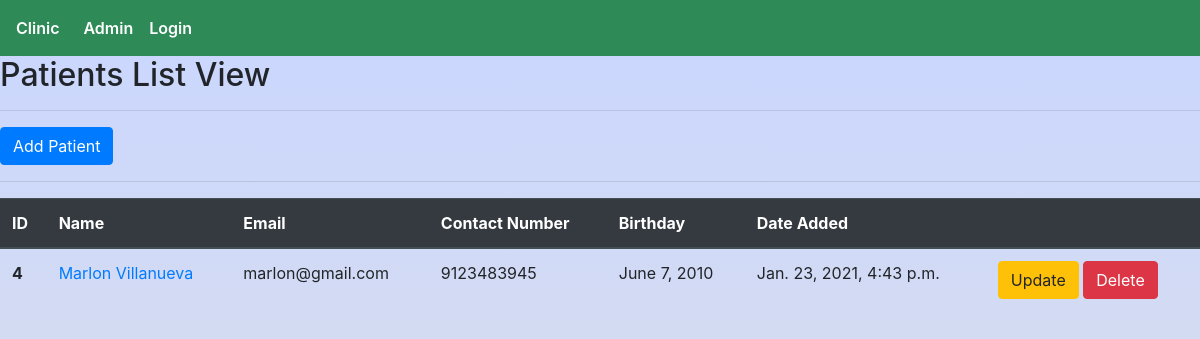
The app's page /patient/list/, older data.
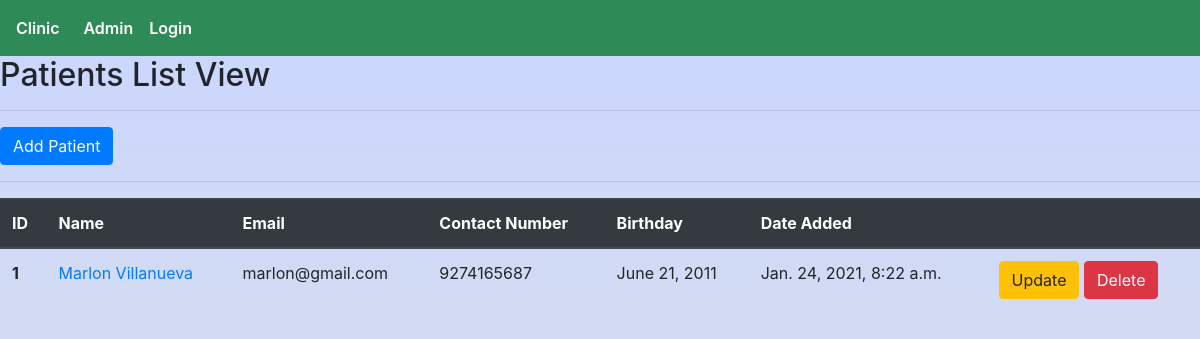
The same page, newer data.
### patient/models.py (models this page shows, shortened)
class Patient(models.Model):
    first_name = models.CharField(max_length=255)
    last_name = models.CharField(max_length=255)
    email = models.EmailField(unique=True)
    contact_number = models.IntegerField()
    birthday = models.DateField()
    created_on = models.DateTimeField(auto_now_add=True)
    profile_picture = models.ImageField(blank=True)

### patient/views.py (the view)
# urls.py: path('list/',views.PatientsListView.as_view(),name='list'),
class PatientsListView(generic.ListView):
    model = Patient
    context_object_name = 'patients'

### templates/patient/patient_list.html
{% extends 'core/base.html' %}
{% block head_block %}
{% load static %}
<link rel="stylesheet" href="#">
{% endblock head_block %}
{% block body_block %}
    <div>
        <h2>Patients List View</h2>
        <hr>
        <a href="{% url 'patient:create'%}" class="btn btn-primary"> Add Patient </a>
        <hr>
    </div>
    <div class="patients-list-container">
        <table class="table">
            <thead class="thead-dark">
            <tr>
                <th scope="col">ID</th>
                <th scope="col">Name</th>
                <th scope="col">Email</th>
                <th scope="col">Contact Number</th>
                <th scope="col">Birthday</th>
                <th scope="col">Date Added</th>
                <th scope="col"></th>
            </tr>
            </thead>
            <tbody>
            {% for patient in patients %}
            <tr>
                <th scope="row">{{ patient.id }}</th>
                <td><a href="{% url 'patient:detail' pk=patient.id%}">{{ patient.first_name | title }} {{ patient.last_name | title }}</a></td>
                <td>{{ patient.email }}</td>
                <td>{{ patient.contact_number }}</td>
                <td>{{ patient.birthday }}</td>
                <td>{{ patient.created_on }}</td>
                <td>
                    <a href="{% url 'patient:update' pk=patient.id%}" class="btn btn-warning">Update</a>
                    <a href="{% url 'patient:delete' pk=patient.id%}" class="btn btn-danger">Delete</a>
                </td>
            </tr>
            {% endfor %}
            </tbody>
        </table>
    </div>
{% endblock body_block %}

Row changes from the older to the newer data that the page shows:
removed Patient: id "4", first_name "Marlon", last_name "Villanueva", email "marlon@gmail.com", contact_number "9123483945", birthday "June 7, 2010", created_on "Jan. 23, 2021, 4:43 p.m."
added Patient: id "1", first_name "Marlon", last_name "Villanueva", email "marlon@gmail.com", contact_number "9274165687", birthday "June 21, 2011", created_on "Jan. 24, 2021, 8:22 a.m."
